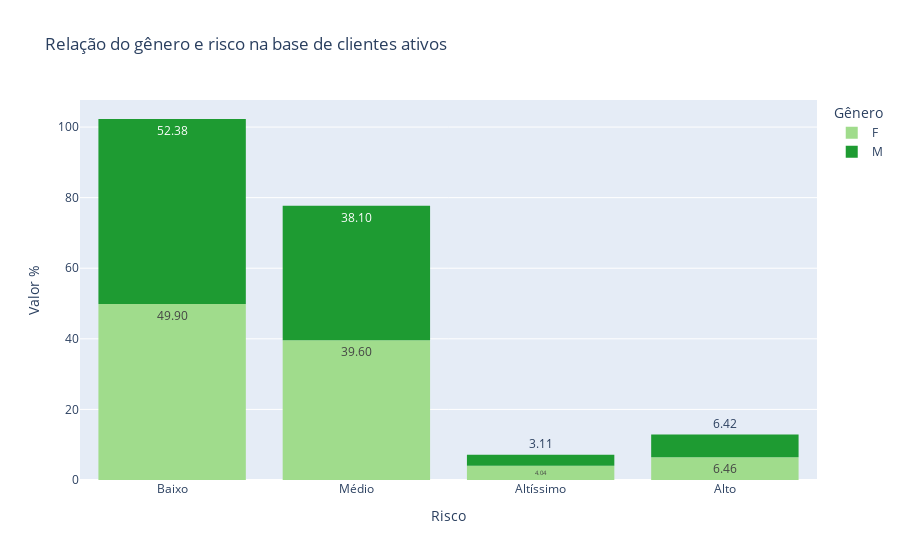

Notebook cell for this chart:
### Markdown cell above
### Relação do gênero e risco na base de clientes ativos

A base de clientes ativos é proporcional por gênero e apresenta mais clientes com risco baixo e médio.

### Code cell
df_aux = df.loc[df['is_churn']==False][['id_associado','sexo', 'risco']]
fig = px.histogram(df_aux, x="risco", color="sexo", title="Relação do gênero e risco na base de clientes ativos", histfunc='count', histnorm='percent', color_discrete_sequence=palette_not_churn_gen, labels={'risco': 'Risco'}, text_auto='.2f')

fig.update_layout(
    yaxis_title="Valor %",
    legend=dict(
        title='Gênero'
    )
)
fig.show()

### Figure 1 — Plotly figure (JSON) as saved in the notebook; plotly's stock layout.template omitted (floating-point values rounded to 4 significant figures; data arrays with more than 128 entries replaced by an {"elided": "..."} marker saying what was removed)
{"data": [{"alignmentgroup": "True", "bingroup": "x", "histfunc": "count", "histnorm": "percent", "hovertemplate": "sexo=F<br>Risco=%{x}<br>percent=%{y}<extra></extra>", "legendgroup": "F", "marker": {"color": "#A0DC8C", "pattern": {"shape": ""}}, "name": "F", "offsetgroup": "F", "orientation": "v", "showlegend": true, "texttemplate": "%{value:.2f}", "type": "histogram", "x": {"elided": "495 str values"}, "xaxis": "x", "yaxis": "y"}, {"alignmentgroup": "True", "bingroup": "x", "histfunc": "count", "histnorm": "percent", "hovertemplate": "sexo=M<br>Risco=%{x}<br>percent=%{y}<extra></extra>", "legendgroup": "M", "marker": {"color": "#1E9B32", "pattern": {"shape": ""}}, "name": "M", "offsetgroup": "M", "orientation": "v", "showlegend": true, "texttemplate": "%{value:.2f}", "type": "histogram", "x": {"elided": "483 str values"}, "xaxis": "x", "yaxis": "y"}], "layout": {"barmode": "relative", "legend": {"title": {"text": "Gênero"}, "tracegroupgap": 0}, "title": {"text": "Relação do gênero e risco na base de clientes ativos"}, "xaxis": {"anchor": "y", "domain": [0, 1], "title": {"text": "Risco"}}, "yaxis": {"anchor": "x", "domain": [0, 1], "title": {"text": "Valor %"}}}}
